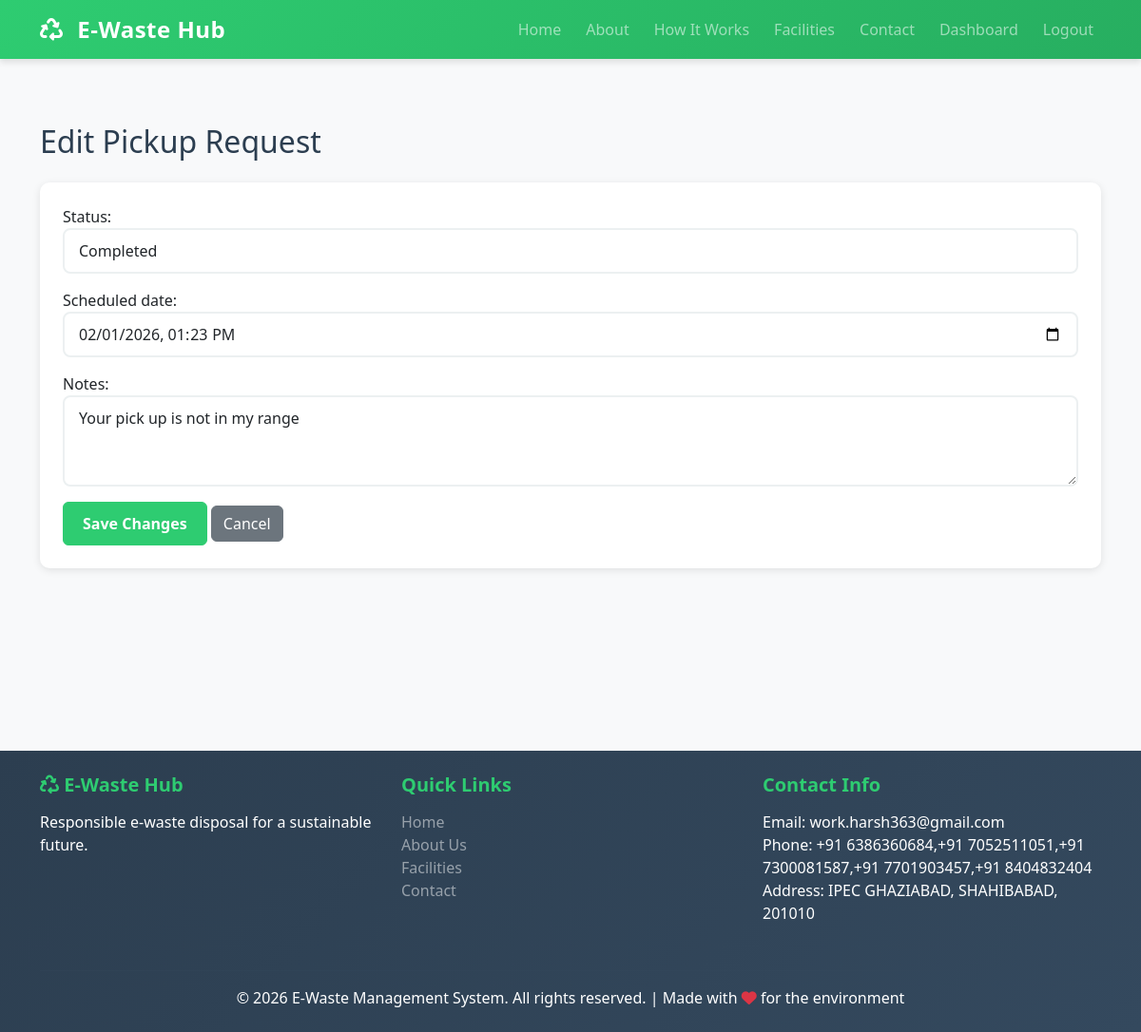
Screenshot of /pickup/3/edit/ (signed in) with the database file from the repository.
### ewaste/models.py (models this page shows, shortened)
class PickupRequest(models.Model):
    STATUS_CHOICES = [
        ('pending', 'Pending'),
        ('scheduled', 'Scheduled'),
        ('in_progress', 'In Progress'),
        ('completed', 'Completed'),
        ('cancelled', 'Cancelled'),
    ]
    ewaste_item = models.OneToOneField(EWasteItem, on_delete=models.CASCADE, related_name='pickup_request')
    assigned_to = models.ForeignKey(User, on_delete=models.SET_NULL, null=True, blank=True, related_name='assigned_pickups')
    status = models.CharField(max_length=20, choices=STATUS_CHOICES, default='pending')
    scheduled_date = models.DateTimeField(null=True, blank=True)
    completed_date = models.DateTimeField(null=True, blank=True)
    notes = models.TextField(blank=True)
    created_at = models.DateTimeField(auto_now_add=True)
    updated_at = models.DateTimeField(auto_now=True)
    class Meta:
        ordering = ['-created_at']

### ewaste/views.py (the view)
# urls.py: path('pickup/<int:pickup_id>/edit/', views.edit_pickup, name='edit_pickup'),
@login_required(login_url='login')
def edit_pickup(request, pickup_id):
    profile = getattr(request.user, 'profile', None)
    if not request.user.is_staff and not (profile and profile.is_company):
        messages.error(request, "You don't have permission to access this page!")
        return redirect('dashboard')
    pickup = get_object_or_404(PickupRequest, id=pickup_id)
    if request.method == 'POST':
        form = PickupRequestForm(request.POST, instance=pickup)
        if form.is_valid():
            pr = form.save(commit=False)
            if not pr.assigned_to:
                pr.assigned_to = request.user
            pr.save()
            messages.success(request, "Pickup updated successfully!")
            return redirect('manage_pickups')
    else:
        form = PickupRequestForm(instance=pickup)
    context = {'form': form, 'pickup': pickup}
    return render(request, 'edit_pickup.html', context)

### ewaste/forms.py
class PickupRequestForm(forms.ModelForm):
    class Meta:
        model = PickupRequest
        fields = ['status', 'scheduled_date', 'notes']
        widgets = {
            'status': forms.Select(attrs={'class': 'form-control'}),
            'scheduled_date': forms.DateTimeInput(attrs={'class': 'form-control', 'type': 'datetime-local'}),
            'notes': forms.Textarea(attrs={'class': 'form-control', 'rows': 3}),
        }

### ewaste/templatetags/profile_extras.py (called while the page is built)
@register.filter(name='is_company')
def is_company(user):
    try:
        profile = getattr(user, 'profile', None)
        return bool(profile and getattr(profile, 'is_company', False))
    except Exception:
        return False

### templates/edit_pickup.html (shortened to what this page needs)
{% extends 'base.html' %}
{% block content %}
<div class="container py-5">
    <h2 class="mb-4">Edit Pickup Request</h2>
    <div class="card p-4">
        <form method="POST">
            {{ form.as_p }}
            <button type="submit" class="btn btn-primary">Save Changes</button>
            <a href="{% url 'manage_pickups' %}" class="btn btn-secondary">Cancel</a>
        </form>
    </div>
</div>
{% endblock %}

### templates/static/css/style.css (style rules this page uses)
:root { --primary-color: #2ecc71; --secondary-color: #3498db; --dark-color: #2c3e50; --light-color: #ecf0f1; --danger-color: #e74c3c; --warning-color: #f39c12; }
* { margin: 0; padding: 0; box-sizing: border-box; }
body { font-family: 'Segoe UI', Tahoma, Geneva, Verdana, sans-serif; color: #2c3e50; background-color: #f8f9fa; }
.card { border: none; border-radius: 10px; box-shadow: 0 2px 8px rgba(0, 0, 0, 0.1); transition: all 0.3s ease; }
.form-control, .form-select { border: 2px solid #ecf0f1; border-radius: 8px; padding: 10px 15px; transition: all 0.3s ease; }
.btn-primary { background-color: var(--primary-color); border-color: var(--primary-color); font-weight: 600; padding: 10px 20px; transition: all 0.3s ease; }
.card { animation: slideIn 0.3s ease-out; }

### rows the page displays
PickupRequest: status "Completed", scheduled_date "02/01/2026 13:23", notes "Your pick up is not in my range"
